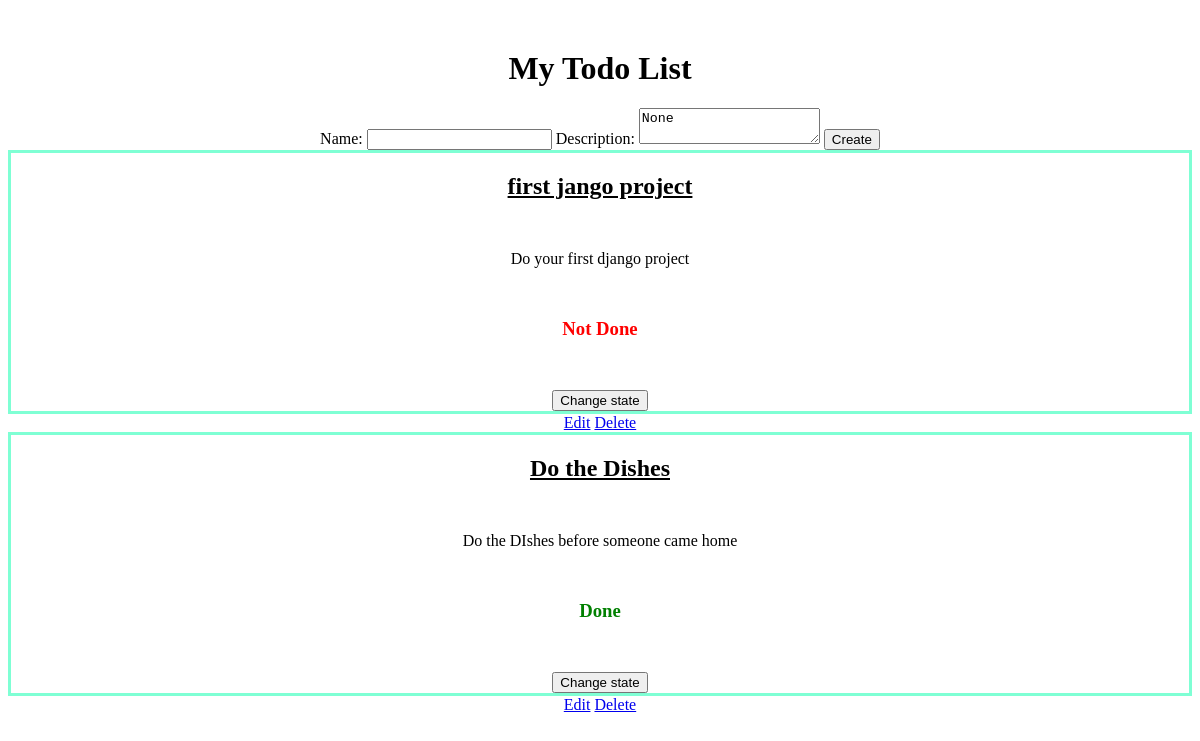
The page / on the database its author committed.
### todo/models.py (models this page shows)
class TodoList(models.Model):
    name = models.CharField(max_length=30, blank=False)
    description = models.TextField(max_length=200, blank=False)
    is_done = models.BooleanField(default=False)

### todo/views.py (the view)
# urls.py: 2. Add a URL to urlpatterns:  path('', views.home, name='home')
def home(req, form=None, form_action='create todo', pk=None):
    if not form:
        form = TodoForm()
    context = {
        'todo': TodoList.objects.all(),
        'todo_form': form,
        'form_action': form_action,
        'pk': pk,
    }
    return render(req, 'index.html', context)

### todo/forms.py (shortened to what this page needs)
class TodoForm(forms.Form):
    def __init__(self, *args, **kwargs):
        super().__init__(*args, **kwargs)
        for (field_name, field) in self.fields.items():
            if 'class' in field.widget.attrs:
                value = field.widget.attrs['class'] + 'form-control'
            else:
                value = 'form-control'
            field.widget.attrs['class'] = value
    name = forms.CharField(max_length=30, validators=(validate_len_input_name,))
    description = forms.CharField(max_length=100, widget=forms.Textarea(), validators=(validate_len_input_description,))
    bot_catcher = forms.CharField(widget=forms.HiddenInput, required=False, )

### templates/index.html (shortened to what this page needs)
{% load crispy_forms_filters %}
{% load static %}
{% load crispy_forms_tags %}
<!DOCTYPE html>
<html lang="en">
<head>
    <link rel="stylesheet" type="text/css" href="{% static "todo/css/main.css" %}">
</head>
<body>
<div class="box">
    <h1>My Todo List</h1>
    {% if pk %}
        <form method="post" action="{% url form_action pk %}">
    {% else %}
        <form method="post" action="{% url form_action %}">
    {% endif %}
    <label>
        {{ todo_form.name.label_tag }}
        {{ todo_form.name }}
    </label>
    <label>
        {{ todo_form.description.label_tag }}
        <textarea name="{{ todo_form.description.html_name }}"
                  id="{{ todo_form.description.id_for_label }}">{{ todo_form.description.value }}</textarea>
    </label>
    <button>Create</button>
    </form>
    {% for do in todo %}
        <div class="content">
            <h2>{{ do.name }}</h2>
            <p> {{ do.description }}</p>
            {% if do.is_done %}
                <h3 class="is-done">Done</h3>
            {% else %}
                <h3 class="not-done">Not Done</h3>
            {% endif %}
            <form method="post" action="{% url 'mark todo done' do.id %}">
                <button>Change state</button>
            </form>
        </div>
        <a href="{% url "edit todo" do.id %}">Edit</a>
        <a href="{% url 'delete todo' do.id %}">Delete</a>
    {% endfor %}
</div>
</body>
</html>

### static/todo/css/main.css (style rules this page uses)
.box { text-align: center; }
.box h1 { margin-top: 50px; }
.content { border-style: solid; border-color: aquamarine; }
.content h2 { margin-bottom: 50px; text-decoration: underline; }
.content p { margin-bottom: 50px; }
.content h3 { margin-bottom: 50px; }
.is-done { color: green; }
.not-done { color: red; }

### rows shown on the page
TodoList: name "first jango project", description "Do your first django project", is_done "Not Done"
TodoList: name "Do the Dishes", description "Do the DIshes before someone came home", is_done "Done"

### other values the page prints
{{ todo_form.name.label_tag }} "Name:"
{{ todo_form.description.label_tag }} "Description:"
